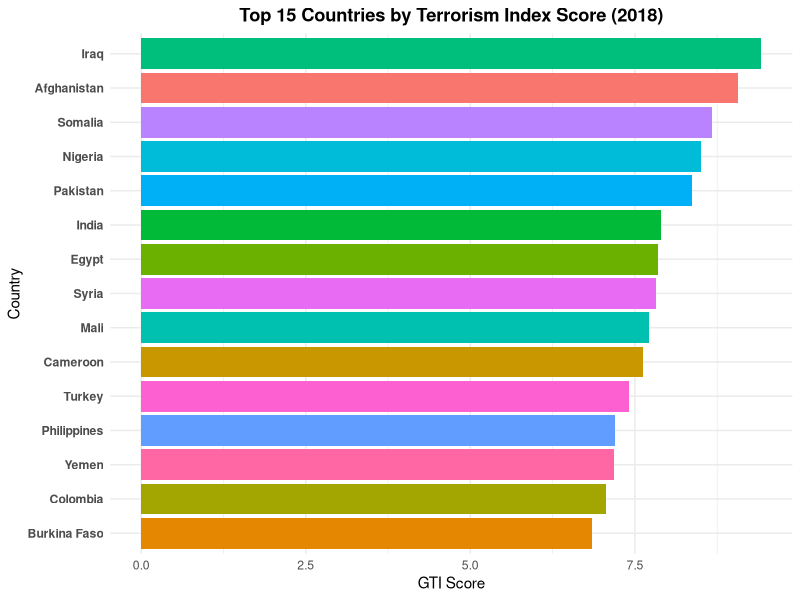
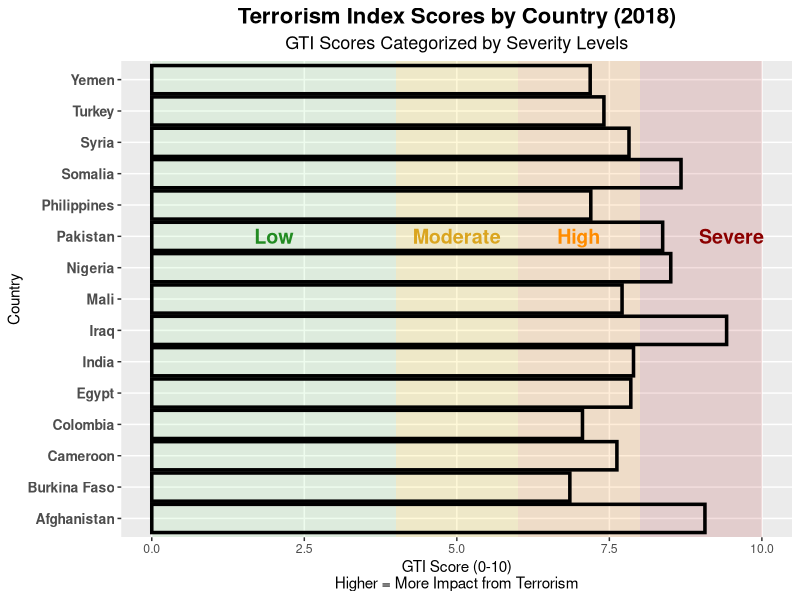
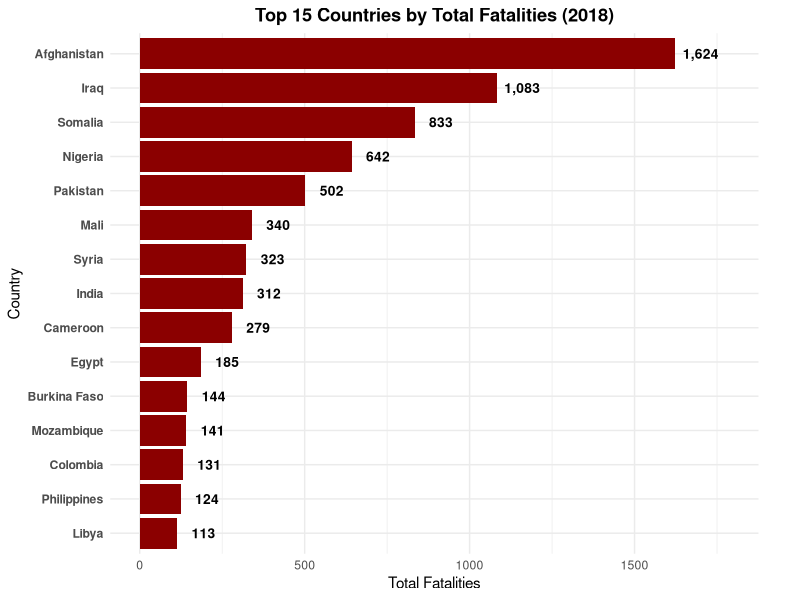
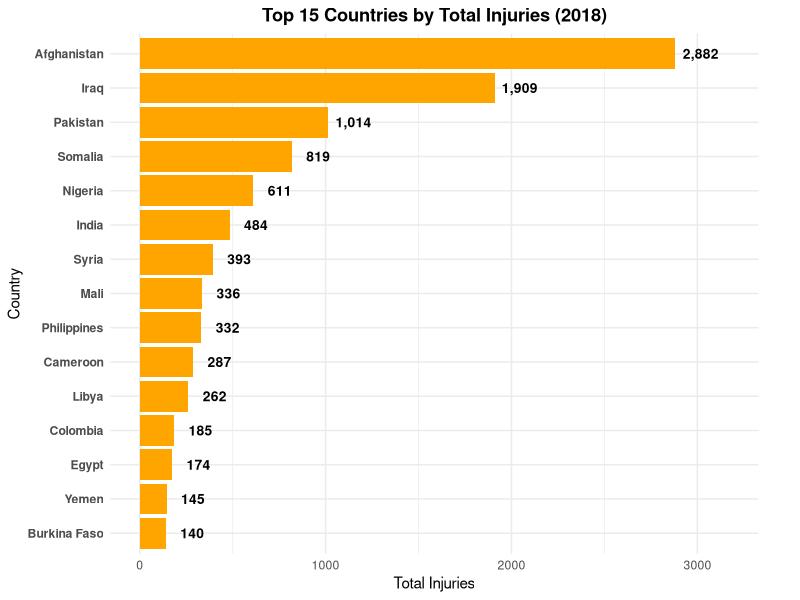
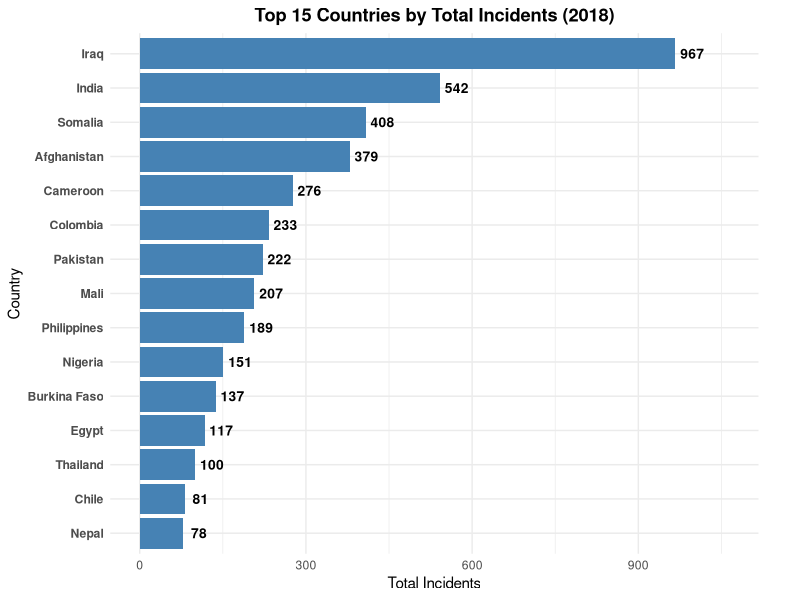
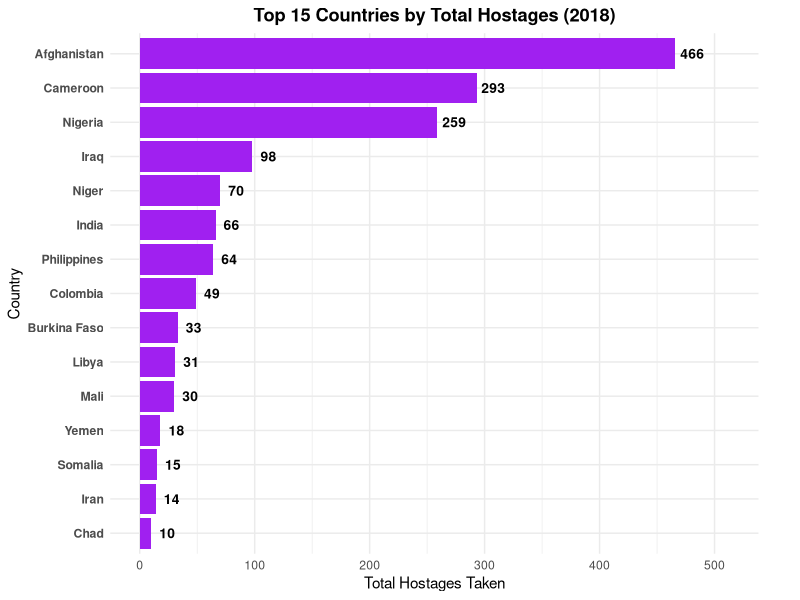
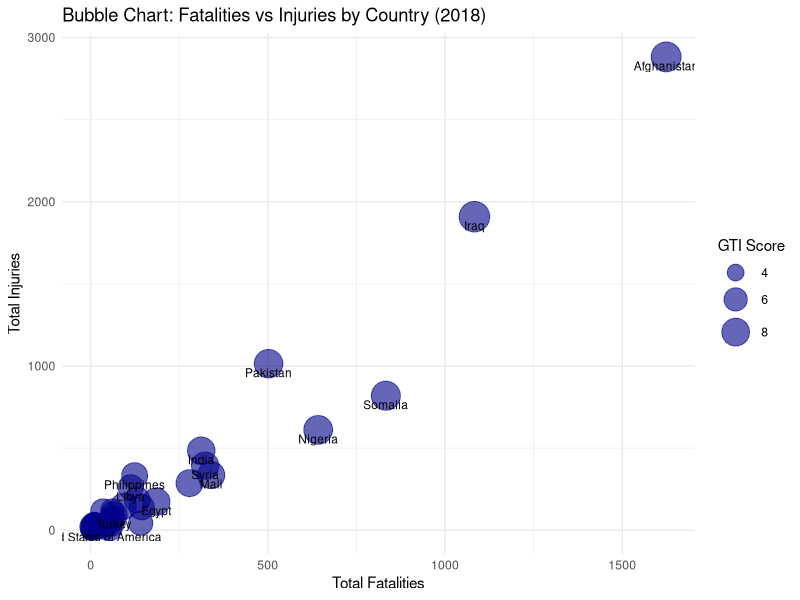

Source code (R) for these figures, in order:
## ---- chunk 1
#| label: setup
#| message: false
#| warning: false
#| echo: false

library(readxl)
library(dplyr)
library(tidyr)
library(ggplot2)

# Load the data
df <- read_excel("data/Global Terrorism Index 2023.xlsx", sheet = "2018")

# Clean and filter the data
df_clean <- df %>%
  select(Country, Rank, Score, Incidents, Fatalities, Injuries, Hostages) %>%
  mutate(across(c(Score, Incidents, Fatalities, Injuries, Hostages), as.numeric))

# Filter top 15 countries based on 2018 score
top15 <- df_clean %>%
  arrange(desc(Score)) %>%
  slice(1:15)

## ---- chunk 2
#| label: overall-trend
#| fig-cap: "GTI Scores for Top 15 Most Affected Countries (2018)"

# Plot the data
ggplot(top15, aes(x = reorder(Country, Score), y = Score, fill = Country)) +
  geom_col() +
  coord_flip() +
  labs(title = "Top 15 Countries by Terrorism Index Score (2018)",
       y = "GTI Score", x = "Country") +
  theme_minimal() +
  theme(
    plot.title = element_text(hjust = 0.5, face = "bold"),
    axis.text.y = element_text(face = "bold"),
    legend.position = "none"
  )
## ---- chunk 3
#| label: country-severity
#| fig-cap: "Terrorism Index Trends by Country (2018), with Severity Levels"
#| fig-width: 12
#| fig-height: 8

# Plot the data for top 15 countries
ggplot(top15, aes(x = Country, y = Score)) +
  # Severity background bands (more visible)
  annotate("rect", xmin = -Inf, xmax = Inf, ymin = 8, ymax = 10,
           fill = "#B22222", alpha = 0.15) +
  annotate("rect", xmin = -Inf, xmax = Inf, ymin = 6, ymax = 8,
           fill = "#FF8C00", alpha = 0.15) +
  annotate("rect", xmin = -Inf, xmax = Inf, ymin = 4, ymax = 6,
           fill = "#FFD700", alpha = 0.15) +
  annotate("rect", xmin = -Inf, xmax = Inf, ymin = 0, ymax = 4,
           fill = "#90EE90", alpha = 0.15) +

  # Add labels to indicate severity zones
  annotate("text", x = 10, y = 9.5, label = "Severe", color = "#8B0000", size = 5, fontface = "bold") +
  annotate("text", x = 10, y = 7, label = "High", color = "#FF8C00", size = 5, fontface = "bold") +
  annotate("text", x = 10, y = 5, label = "Moderate", color = "#DAA520", size = 5, fontface = "bold") +
  annotate("text", x = 10, y = 2, label = "Low", color = "#228B22", size = 5, fontface = "bold") +

  # Main bar chart
  geom_bar(stat = "identity", fill = NA, color = "#000000", linewidth = 1.2) +
  
  # Flip coordinates for better readability
  coord_flip() +
  
  scale_x_discrete() +
  
  # Labels and titles
  labs(
    title = "Terrorism Index Scores by Country (2018)",
    subtitle = "GTI Scores Categorized by Severity Levels",
    x = "Country",
    y = "GTI Score (0-10)\nHigher = More Impact from Terrorism"
  ) +
  
  theme(
    plot.title = element_text(size = 16, face = "bold", hjust = 0.5),
    plot.subtitle = element_text(size = 13, hjust = 0.5),
    axis.text.y = element_text(size = 10, face = "bold"),
    panel.grid.minor = element_blank(),
    legend.position = "none"
  )

## ---- chunk 4
#| label: fatalities
#| fig-cap: "Countries with Highest Terrorism-Related Fatalities (2018)"
#| warning: false

top_deaths <- df_clean %>%
  arrange(desc(Fatalities)) %>%
  select(Country, Fatalities) %>%
  slice_head(n = 15)

ggplot(top_deaths, aes(x = reorder(Country, Fatalities), y = Fatalities)) +
  geom_col(fill = "darkred") +
  # Add value labels at the end of each bar
  geom_text(aes(label = format(Fatalities, big.mark = ",")),
            hjust = -0.2, color = "black", fontface = "bold", size = 3.5) +
  coord_flip(clip = "off") +  # Prevent clipping of labels
  scale_y_continuous(limits = function(x) c(0, x[2] * 1.1)) +  # Expand y-axis to make room for labels
  labs(title = "Top 15 Countries by Total Fatalities (2018)",
       x = "Country", y = "Total Fatalities") +
  theme_minimal() +
  theme(
    plot.title = element_text(face = "bold", hjust = 0.5),
    axis.text.y = element_text(face = "bold"),
    plot.margin = margin(5.5, 30, 5.5, 5.5)  # Add right margin for labels
  )
## ---- chunk 5
#| label: injuries
#| fig-cap: "Countries with Highest Terrorism-Related Injuries (2018)"
#| warning: false

top_injuries <- df_clean %>%
  arrange(desc(Injuries)) %>%
  select(Country, Injuries) %>%
  slice_head(n = 15)

ggplot(top_injuries, aes(x = reorder(Country, Injuries), y = Injuries)) +
  geom_col(fill = "orange") +
  # Add value labels at the end of each bar
  geom_text(aes(label = format(Injuries, big.mark = ",")),
            hjust = -0.2, color = "black", fontface = "bold", size = 3.5) +
  coord_flip(clip = "off") +  # Prevent clipping of labels
  scale_y_continuous(limits = function(x) c(0, x[2] * 1.1)) +  # Expand y-axis to make room for labels
  labs(title = "Top 15 Countries by Total Injuries (2018)",
       x = "Country", y = "Total Injuries") +
  theme_minimal() +
  theme(
    plot.title = element_text(face = "bold", hjust = 0.5),
    axis.text.y = element_text(face = "bold"),
    plot.margin = margin(5.5, 30, 5.5, 5.5)  # Add right margin for labels
  )
## ---- chunk 6
#| label: incidents
#| fig-cap: "Countries with Highest Number of Terrorist Incidents (2018)"
#| warning: false

top_incidents <- df_clean %>%
  arrange(desc(Incidents)) %>%
  select(Country, Incidents) %>%
  slice_head(n = 15)

ggplot(top_incidents, aes(x = reorder(Country, Incidents), y = Incidents)) +
  geom_col(fill = "steelblue") +
  # Add value labels at the end of each bar
  geom_text(aes(label = format(Incidents, big.mark = ",")),
            hjust = -0.2, color = "black", fontface = "bold", size = 3.5) +
  coord_flip(clip = "off") +  # Prevent clipping of labels
  scale_y_continuous(limits = function(x) c(0, x[2] * 1.1)) +  # Expand y-axis to make room for labels
  labs(title = "Top 15 Countries by Total Incidents (2018)",
       x = "Country", y = "Total Incidents") +
  theme_minimal() +
  theme(
    plot.title = element_text(face = "bold", hjust = 0.5),
    axis.text.y = element_text(face = "bold"),
    plot.margin = margin(5.5, 30, 5.5, 5.5)  # Add right margin for labels
  )
## ---- chunk 7
#| label: hostages
#| fig-cap: "Countries with Highest Number of Hostages in Terrorist Incidents (2018)"
#| warning: false

top_hostages <- df_clean %>%
  arrange(desc(Hostages)) %>%
  select(Country, Hostages) %>%
  slice_head(n = 15)

ggplot(top_hostages, aes(x = reorder(Country, Hostages), y = Hostages)) +
  geom_col(fill = "purple") +
  # Add value labels at the end of each bar
  geom_text(aes(label = format(Hostages, big.mark = ",")),
            hjust = -0.2, color = "black", fontface = "bold", size = 3.5) +
  coord_flip(clip = "off") +  # Prevent clipping of labels
  scale_y_continuous(limits = function(x) c(0, x[2] * 1.1)) +  # Expand y-axis to make room for labels
  labs(title = "Top 15 Countries by Total Hostages (2018)",
       x = "Country", y = "Total Hostages Taken") +
  theme_minimal() +
  theme(
    plot.title = element_text(face = "bold", hjust = 0.5),
    axis.text.y = element_text(face = "bold"),
    plot.margin = margin(5.5, 30, 5.5, 5.5)  # Add right margin for labels
  )
## ---- chunk 8
#| label: bubble-chart
#| fig-cap: "Multi-Dimensional Analysis of Terrorism Impact by Country (2018)"
#| fig-width: 11
#| fig-height: 8

bubble_data <- df_clean %>%
  group_by(Country) %>%
  select(Country, Fatalities, Injuries, Score) %>%
  filter(Fatalities > 0 & Injuries > 0)

ggplot(bubble_data, aes(x = Fatalities, y = Injuries, size = Score, label = Country)) +
  geom_point(alpha = 0.6, color = "darkblue") +
  geom_text(check_overlap = TRUE, size = 3, vjust = 1.5) +
  scale_size_continuous(range = c(2, 10)) +
  labs(title = "Bubble Chart: Fatalities vs Injuries by Country (2018)",
       x = "Total Fatalities", y = "Total Injuries", size = "GTI Score") +
  theme_minimal()
  theme(
    plot.title = element_text(face = "bold", hjust = 0.5),
    plot.subtitle = element_text(hjust = 0.5),
    legend.position = "right"
  )
